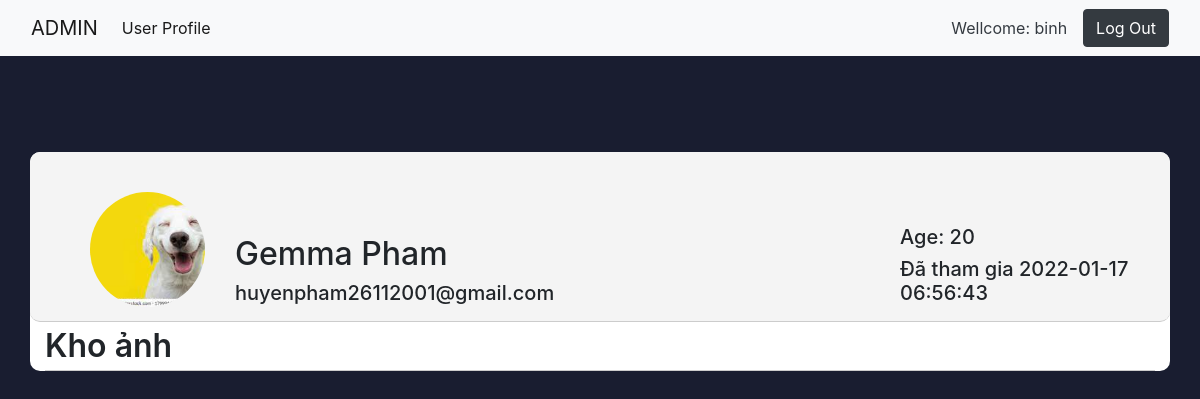
The app's page /admin/ad-albumuser.php?email=huyenpham26112001@gmail.com (signed in) with its own data.
### tables this page shows
CREATE TABLE `avt_images` (
  `id` int(11) NOT NULL,
  `email` varchar(50) NOT NULL,
  `file_name` varchar(255) NOT NULL,
  `uploaded_on` datetime NOT NULL,
  `status` enum('1','0') NOT NULL DEFAULT '1'
);

CREATE TABLE `users` (
  `id` int(11) NOT NULL,
  `firstname` varchar(30) NOT NULL,
  `lastname` varchar(30) NOT NULL,
  `age` int(11) NOT NULL,
  `email` varchar(100) NOT NULL,
  `password` varchar(250) NOT NULL,
  `status` int(11) NOT NULL DEFAULT 0,
  `email_verification_link` varchar(255) NOT NULL,
  `email_verified_at` timestamp NULL DEFAULT NULL,
  `description` varchar(500) DEFAULT 'Hãy giới thiệu đôi điều về bạn'
);

### admin/ad-albumuser.php (the view, shortened to what this page needs)
<?php
    $email_user = $_GET['email'];
    require_once('../config/connect_db.php');
?>
<!DOCTYPE html>
<html lang="en">
<head>
    <link rel="stylesheet" href="https://cdnjs.cloudflare.com/ajax/libs/font-awesome/6.0.0-beta3/css/all.min.css"
 />
    <link rel="stylesheet" href="./css/bootstrap.min.css">
    <link rel="stylesheet" href="./css/css-admin.css">
</head>
<body>
    <nav class="navbar navbar-expand-lg navbar-light bg-light navbar-admin">
        <div class="container-fluid">
            <a class="navbar-brand" href="./index.php">ADMIN</a>
            <div class="collapse navbar-collapse" id="navbarSupportedContent">
                <ul class="navbar-nav me-auto mb-2 mb-lg-0 active">
                    <li class="nav-item">
                        <a class="nav-link active" aria-current="page" href="#">User Profile</a>
                    </li>
                </ul>
            </div>
            <div class="navbar__user me-3">
                <?php
                    if(isset($_SESSION['adLoginOK'])) {
                        echo '<li class="nav-item navbar__item">';
                        echo "<a class='nav-link navbar__link text-dark'>Wellcome: ".$_SESSION['adLoginOK']."</a>";
                        echo '</li>';
                    }
                ?>
            </div>
            <a href="./ad-process-logout.php" class="btn btn-dark">Log Out</a>
        </div>
    </nav>
    <div class="main">
        <div id="background" style="background-color: #191d30;">
            <div class="user-content container">
                <div class="user-infor row">
                    <div class="user__avatar col-lg-2 col-md-3">
                        <div class="user__avatar-img text-center">
                            <?php
                                $sql="SELECT * FROM avt_images where Email='$email_user' ORDER BY uploaded_on DESC LIMIT 1";
                                $result = mysqli_query($conn,$sql);
                                ?>
                            <?php
                                if(mysqli_num_rows($result)){
                                    while($row=mysqli_fetch_assoc($result)){
                                        $avatarURL = '../user/personal-page-user/upload-avt/data_upload/'.$row["file_name"];
                            ?>
                            <div class="avatar-user rounded-circle" style="background-image: url(<?php echo $avatarURL; ?>) "></div>
                            <?php
                                    }
                                }
                            ?>
                        </div>
                    </div>
                    <?php
                        $sql = "SELECT firstname,lastname,age,email,email_verified_at FROM users WHERE email='$email_user'";
                        $result = mysqli_query($conn,$sql);
                        if(mysqli_num_rows($result)) {
                            $row = mysqli_fetch_assoc($result);
                    ?>
                    <div class="user__account col-lg-7 col-md-7 mb-2 ms-4">
                        <div class="user__name">
                            <h2>
                                <?php echo $row["firstname"].' '.$row["lastname"]?>
                            </h2>
                        </div>
                        <div class="user__email">
                            <h5>
                                <?php echo $email_user ?>
                            </h5>
                        </div>
                    </div>
                    <div class="user__count col-lg-3 col-md-2 mb-2">
                        <h5>Age: <?php echo $row["age"]?></h5>
                        <h5>Đã tham gia
                            <?php echo $row["email_verified_at"]?>
                        </h5>
                        <?php
                        }
                    ?>
                    </div>
                </div>
                <div class="user-img">
                    <div class="user-img__title" style="border-bottom: 1px solid #ccc;">
                        <span style="font-size: 32px; font-weight:600">
                            Kho ảnh
                        </span>
                    </div>
                </div>
            </div>
        </div>
    </div>
</body>

### admin/css/css-admin.css (style rules this page uses)
.navbar-admin { position: fixed; top: 0; left: 0; right: 0; z-index: 2; background-color: #ccc; }
.navbar__user { list-style: none; }
.navbar__item { color: #fff; }
.navbar__link { text-decoration: none; }
#background { padding-top: 52px; min-height: 800px; }
.user-content { height: 80%; border-radius: 10px; background-color: #fff; margin-top: 100px; }
.user-infor { height: 170px; border-bottom: 1px solid #ccc; background-color: #f4f4f4; border-radius: 10px; }
.user__avatar { display: flex; justify-content: end; }
.avatar-user { background-repeat: no-repeat; background-position: center; background-size: cover; box-sizing: border-box; padding-top: 100%; }
.user__avatar-img { margin-top: 40px; width: 72%; }
.user__account, .user__count { display: flex; flex-direction: column; justify-content: flex-end; }

### records on screen
avt_images: file_name (picture)
users: firstname "Gemma", lastname "Pham", age "20", email_verified_at "2022-01-17 06:56:43"

### other values on screen
$_SESSION['adLoginOK'] "binh"
$email_user "huyenpham26112001@gmail.com"
